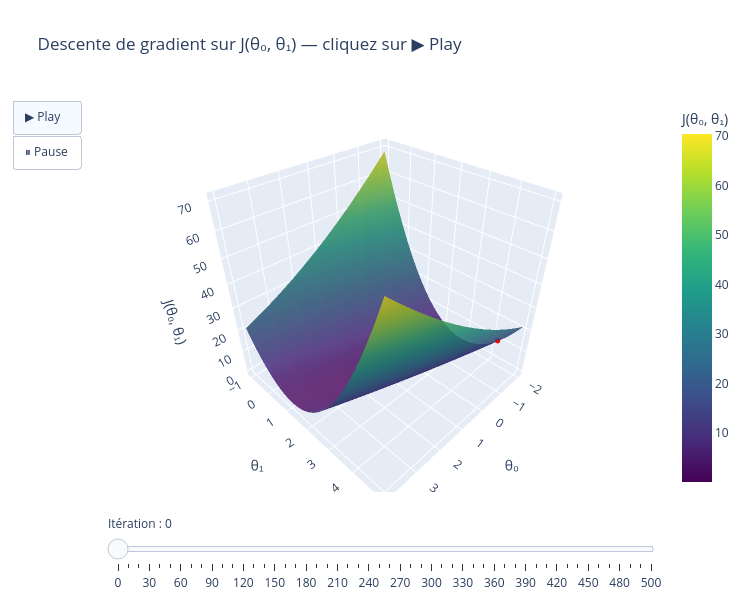

The code cell stored with this chart in its notebook:
### Markdown cell above
**Ce qu'on observe** : la trajectoire part du point d'initialisation et descend
directement vers le fond de la cuvette, là où θ₀ et θ₁ se rapprochent des valeurs
utilisées pour générer les données (1 et 2). C'est exactement ce mécanisme qui se cache
derrière `LinearRegression().fit()` de scikit-learn.

**Pour aller plus loin** : ici, chaque mise à jour utilise l'ensemble des 50 points
(`np.mean` sur tout `x_data`) — c'est la version *batch* de la descente de gradient
(diapo 27). Sur de gros volumes, on utiliserait plutôt une version *stochastique* (une
observation à la fois) ou *mini-batch* (un petit sous-ensemble), pour un compromis entre
vitesse et stabilité.

**Et en animé ?** Même principe qu'à l'étape 2, appliqué cette fois à la trajectoire
dans l'espace (θ₀, θ₁) — le point converge visiblement vers le fond de la cuvette.
Contrairement au gif de l'étape 2, ce graphique Plotly reste interactif pendant la
lecture : on peut le faire pivoter, zoomer, et avancer manuellement avec le curseur.

### Code cell
# On echantillonne les iterations pour garder l'animation legere
frames_a_afficher = list(range(0, len(trajectoire), 10)) + [len(trajectoire) - 1]

surface_trace = go.Surface(x=T0, y=T1, z=J, colorscale="Viridis", opacity=0.85,
                            showscale=True, colorbar=dict(title="J(θ₀, θ₁)"))

def trace_position(i):
    return go.Scatter3d(
        x=trajectoire[:i + 1, 0], y=trajectoire[:i + 1, 1], z=cout_trajectoire[:i + 1],
        mode="lines+markers",
        line=dict(color="white", width=4),
        marker=dict(size=3, color="red"),
        name="Descente de gradient",
    )

fig_anim_plotly = go.Figure(
    data=[surface_trace, trace_position(0)],
    # traces=[1] : seule la trace de trajectoire (index 1) est mise a jour a chaque
    # frame, la surface (index 0) reste inchangee - evite de la redupliquer partout.
    frames=[go.Frame(data=[trace_position(i)], traces=[1], name=str(i)) for i in frames_a_afficher],
)

fig_anim_plotly.update_layout(
    title="Descente de gradient sur J(θ₀, θ₁) — cliquez sur ▶ Play",
    scene=dict(xaxis_title="θ₀", yaxis_title="θ₁", zaxis_title="J(θ₀, θ₁)"),
    width=750, height=600,
    updatemenus=[dict(
        type="buttons",
        buttons=[
            dict(label="▶ Play", method="animate",
                 args=[None, {"frame": {"duration": 150, "redraw": True}, "fromcurrent": True}]),
            dict(label="⏸ Pause", method="animate",
                 args=[[None], {"frame": {"duration": 0}, "mode": "immediate"}]),
        ],
    )],
    sliders=[dict(
        currentvalue={"prefix": "Itération : "},
        steps=[
            dict(method="animate", label=str(i),
                 args=[[str(i)], {"frame": {"duration": 0, "redraw": True}, "mode": "immediate"}])
            for i in frames_a_afficher
        ],
    )],
)

fig_anim_plotly.show()

### Figure 1 — Plotly figure (JSON) as saved in the notebook; plotly's stock layout.template omitted (floating-point values rounded to 4 significant figures; data arrays with more than 128 entries replaced by an {"elided": "..."} marker saying what was removed)
{"data": [{"colorbar": {"title": {"text": "J(θ₀, θ₁)"}}, "colorscale": [[0, "#440154"], [0.1111, "#482878"], [0.2222, "#3e4989"], [0.3333, "#31688e"], [0.4444, "#26828e"], [0.5556, "#1f9e89"], [0.6667, "#35b779"], [0.7778, "#6ece58"], [0.8889, "#b5de2b"], [1, "#fde725"]], "opacity": 0.85, "showscale": true, "type": "surface", "x": {"elided": "80x80 float values"}, "y": {"elided": "80x80 float values"}, "z": {"elided": "80x80 float values"}}, {"line": {"color": "white", "width": 4}, "marker": {"color": "red", "size": 3}, "mode": "lines+markers", "name": "Descente de gradient", "type": "scatter3d", "x": [-1.5], "y": [4.5], "z": [15.18]}], "layout": {"height": 600, "scene": {"xaxis": {"title": {"text": "θ₀"}}, "yaxis": {"title": {"text": "θ₁"}}, "zaxis": {"title": {"text": "J(θ₀, θ₁)"}}}, "sliders": [{"currentvalue": {"prefix": "Itération : "}, "steps": [{"args": [["0"], {"frame": {"duration": 0, "redraw": true}, "mode": "immediate"}], "label": "0", "method": "animate"}, {"args": [["10"], {"frame": {"duration": 0, "redraw": true}, "mode": "immediate"}], "label": "10", "method": "animate"}, {"args": [["20"], {"frame": {"duration": 0, "redraw": true}, "mode": "immediate"}], "label": "20", "method": "animate"}, {"args": [["30"], {"frame": {"duration": 0, "redraw": true}, "mode": "immediate"}], "label": "30", "method": "animate"}, {"args": [["40"], {"frame": {"duration": 0, "redraw": true}, "mode": "immediate"}], "label": "40", "method": "animate"}, {"args": [["50"], {"frame": {"duration": 0, "redraw": true}, "mode": "immediate"}], "label": "50", "method": "animate"}, {"args": [["60"], {"frame": {"duration": 0, "redraw": true}, "mode": "immediate"}], "label": "60", "method": "animate"}, {"args": [["70"], {"frame": {"duration": 0, "redraw": true}, "mode": "immediate"}], "label": "70", "method": "animate"}, {"args": [["80"], {"frame": {"duration": 0, "redraw": true}, "mode": "immediate"}], "label": "80", "method": "animate"}, {"args": [["90"], {"frame": {"duration": 0, "redraw": true}, "mode": "immediate"}], "label": "90", "method": "animate"}, {"args": [["100"], {"frame": {"duration": 0, "redraw": true}, "mode": "immediate"}], "label": "100", "method": "animate"}, {"args": [["110"], {"frame": {"duration": 0, "redraw": true}, "mode": "immediate"}], "label": "110", "method": "animate"}, {"args": [["120"], {"frame": {"duration": 0, "redraw": true}, "mode": "immediate"}], "label": "120", "method": "animate"}, {"args": [["130"], {"frame": {"duration": 0, "redraw": true}, "mode": "immediate"}], "label": "130", "method": "animate"}, {"args": [["140"], {"frame": {"duration": 0, "redraw": true}, "mode": "immediate"}], "label": "140", "method": "animate"}, {"args": [["150"], {"frame": {"duration": 0, "redraw": true}, "mode": "immediate"}], "label": "150", "method": "animate"}, {"args": [["160"], {"frame": {"duration": 0, "redraw": true}, "mode": "immediate"}], "label": "160", "method": "animate"}, {"args": [["170"], {"frame": {"duration": 0, "redraw": true}, "mode": "immediate"}], "label": "170", "method": "animate"}, {"args": [["180"], {"frame": {"duration": 0, "redraw": true}, "mode": "immediate"}], "label": "180", "method": "animate"}, {"args": [["190"], {"frame": {"duration": 0, "redraw": true}, "mode": "immediate"}], "label": "190", "method": "animate"}, {"args": [["200"], {"frame": {"duration": 0, "redraw": true}, "mode": "immediate"}], "label": "200", "method": "animate"}, {"args": [["210"], {"frame": {"duration": 0, "redraw": true}, "mode": "immediate"}], "label": "210", "method": "animate"}, {"args": [["220"], {"frame": {"duration": 0, "redraw": true}, "mode": "immediate"}], "label": "220", "method": "animate"}, {"args": [["230"], {"frame": {"duration": 0, "redraw": true}, "mode": "immediate"}], "label": "230", "method": "animate"}, {"args": [["240"], {"frame": {"duration": 0, "redraw": true}, "mode": "immediate"}], "label": "240", "method": "animate"}, {"args": [["250"], {"frame": {"duration": 0, "redraw": true}, "mode": "immediate"}], "label": "250", "method": "animate"}, {"args": [["260"], {"frame": {"duration": 0, "redraw": true}, "mode": "immediate"}], "label": "260", "method": "animate"}, {"args": [["270"], {"frame": {"duration": 0, "redraw": true}, "mode": "immediate"}], "label": "270", "method": "animate"}, {"args": [["280"], {"frame": {"duration": 0, "redraw": true}, "mode": "immediate"}], "label": "280", "method": "animate"}, {"args": [["290"], {"frame": {"duration": 0, "redraw": true}, "mode": "immediate"}], "label": "290", "method": "animate"}, {"args": [["300"], {"frame": {"duration": 0, "redraw": true}, "mode": "immediate"}], "label": "300", "method": "animate"}, {"args": [["310"], {"frame": {"duration": 0, "redraw": true}, "mode": "immediate"}], "label": "310", "method": "animate"}, {"args": [["320"], {"frame": {"duration": 0, "redraw": true}, "mode": "immediate"}], "label": "320", "method": "animate"}, {"args": [["330"], {"frame": {"duration": 0, "redraw": true}, "mode": "immediate"}], "label": "330", "method": "animate"}, {"args": [["340"], {"frame": {"duration": 0, "redraw": true}, "mode": "immediate"}], "label": "340", "method": "animate"}, {"args": [["350"], {"frame": {"duration": 0, "redraw": true}, "mode": "immediate"}], "label": "350", "method": "animate"}, {"args": [["360"], {"frame": {"duration": 0, "redraw": true}, "mode": "immediate"}], "label": "360", "method": "animate"}, {"args": [["370"], {"frame": {"duration": 0, "redraw": true}, "mode": "immediate"}], "label": "370", "method": "animate"}, {"args": [["380"], {"frame": {"duration": 0, "redraw": true}, "mode": "immediate"}], "label": "380", "method": "animate"}, {"args": [["390"], {"frame": {"duration": 0, "redraw": true}, "mode": "immediate"}], "label": "390", "method": "animate"}, {"args": [["400"], {"frame": {"duration": 0, "redraw": true}, "mode": "immediate"}], "label": "400", "method": "animate"}, {"args": [["410"], {"frame": {"duration": 0, "redraw": true}, "mode": "immediate"}], "label": "410", "method": "animate"}, {"args": [["420"], {"frame": {"duration": 0, "redraw": true}, "mode": "immediate"}], "label": "420", "method": "animate"}, {"args": [["430"], {"frame": {"duration": 0, "redraw": true}, "mode": "immediate"}], "label": "430", "method": "animate"}, {"args": [["440"], {"frame": {"duration": 0, "redraw": true}, "mode": "immediate"}], "label": "440", "method": "animate"}, {"args": [["450"], {"frame": {"duration": 0, "redraw": true}, "mode": "immediate"}], "label": "450", "method": "animate"}, {"args": [["460"], {"frame": {"duration": 0, "redraw": true}, "mode": "immediate"}], "label": "460", "method": "animate"}, {"args": [["470"], {"frame": {"duration": 0, "redraw": true}, "mode": "immediate"}], "label": "470", "method": "animate"}, {"args": [["480"], {"frame": {"duration": 0, "redraw": true}, "mode": "immediate"}], "label": "480", "method": "animate"}, {"args": [["490"], {"frame": {"duration": 0, "redraw": true}, "mode": "immediate"}], "label": "490", "method": "animate"}, {"args": [["500"], {"frame": {"duration": 0, "redraw": true}, "mode": "immediate"}], "label": "500", "method": "animate"}, {"args": [["500"], {"frame": {"duration": 0, "redraw": true}, "mode": "immediate"}], "label": "500", "method": "animate"}]}], "title": {"text": "Descente de gradient sur J(θ₀, θ₁) — cliquez sur ▶ Play"}, "updatemenus": [{"buttons": [{"args": [null, {"frame": {"duration": 150, "redraw": true}, "fromcurrent": true}], "label": "▶ Play", "method": "animate"}, {"args": [[null], {"frame": {"duration": 0}, "mode": "immediate"}], "label": "⏸ Pause", "method": "animate"}], "type": "buttons"}], "width": 750}}
